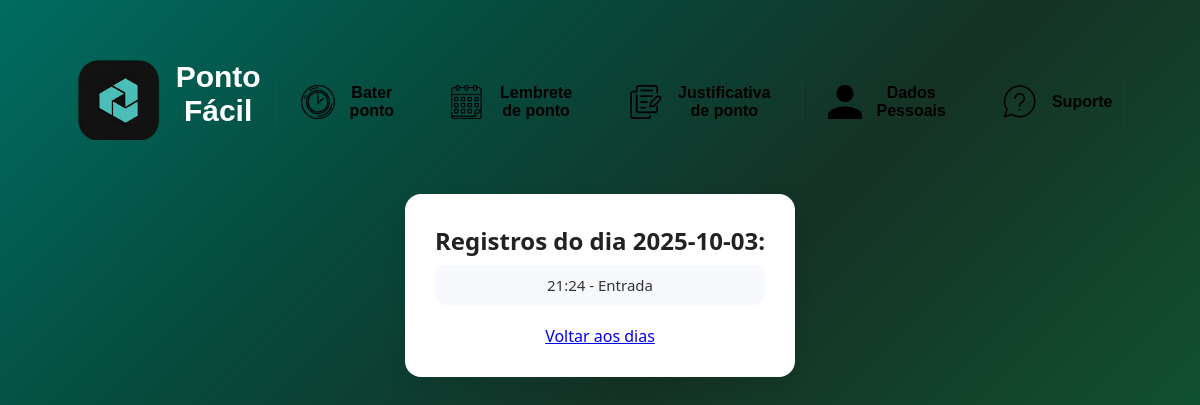
/pg_pontos_mensais/2025-10/2025-10-03 (signed in), run on an earlier commit of the app's database.
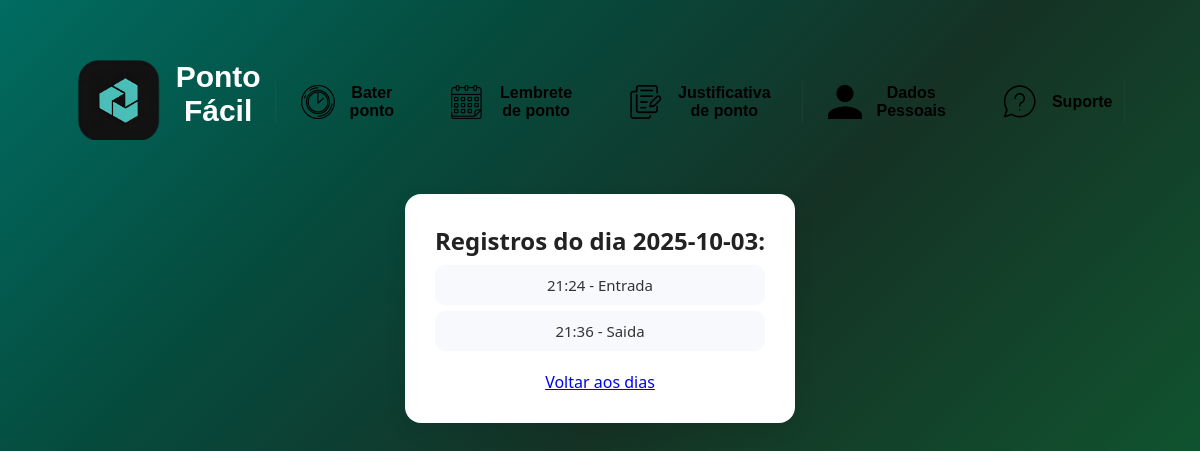
And on a later commit of the database.
### tables this page shows
CREATE TABLE pontos (
    id INTEGER PRIMARY KEY AUTOINCREMENT,
    matricula TEXT,
    data DATE,
    hora TEXT,
    tipo TEXT, -- "entrada", "saida", "intervalo_inicio", "intervalo_fim"
    FOREIGN KEY(matricula) REFERENCES user(matricula)
);

### app.py (the view)
@app.route("/pg_pontos_mensais/<mes>/<dia>")
def pontos_dia(mes, dia):
    matricula = session.get("matricula")
    if not matricula:
        return redirect(url_for("pg_login"))
    conn = conectar()
    cursor = conn.cursor()
    cursor.execute("""
        SELECT hora, tipo
        FROM pontos
        WHERE matricula = ? AND data = ?
        ORDER BY id
    """, (matricula, dia))
    pontos = cursor.fetchall()
    conn.close()
    return render_template("pg_pontos_dia.html", dia=dia, pontos=pontos)

### app.py (called while the page is built)
def conectar():
    return sqlite3.connect(DB_FILE)

### templates/pg_pontos_dia.html (shortened to what this page needs)
<!DOCTYPE html>
<html lang="pt-br">
<head>
    <link rel="stylesheet" href="{{ url_for('static', filename='css.css') }}">
</head>
<body>
<header>
    <a href="{{ url_for('pg_inicial') }}"><img class="logo" src="{{ url_for('static', filename='images/Captura_de_tela_2025-08-21_194917-removebg-preview (1).png') }}" alt="Logo Ponto Fácil"></a>
    <h1>Ponto Fácil</h1>
    <a class="link" href="{{ url_for('pg_mrc_ponto') }}"><img class="icon" src="{{ url_for('static', filename='images/mcr_ponto.png') }}" alt="">Bater ponto</a>
    <a class="link" href="{{ url_for('pg_lembrete') }}"><img class="icon" src="{{ url_for('static', filename='images/lembrete.png') }}" alt="">Lembrete de ponto</a>
    <a class="link" href="{{ url_for('pg_justificativa') }}"><img class="icon" src="{{ url_for('static', filename='images/justificativa.png') }}" alt="">Justificativa de ponto</a>
    <a class="link" href="{{ url_for('pg_dados_pessoais') }}"><img class="icon" src="{{ url_for('static', filename='images/usuario.png') }}" alt="">Dados Pessoais</a>
    <a class="link" href="{{ url_for('pg_suporte') }}"><img class="icon" src="{{ url_for('static', filename='images/suporte.png') }}" alt="">Suporte</a>
</header>
<main class="main_ponto">
<div class="ponto-container">
    <h2 class="ponto-title">Registros do dia {{ dia }}:</h2>
    <ul class="ponto-list">
        {% for p in pontos %}
            <li>{{ p[0] }} - {{ p[1]|capitalize }}</li>
        {% else %}
            <li class="empty">Nenhum ponto registrado neste dia.</li>
        {% endfor %}
    </ul>
    <a href="{{ url_for('pontos_mes', mes=dia[:7]) }}" class="btn-voltar">Voltar aos dias</a>
</div>
</main>
</body>
</html>

### static/css.css (style rules this page uses)
body { font-family: 'inter', sans-serif; background: linear-gradient(135deg, #016c62 0%, #054c3e 25%, #153225 50%, #114d2d 75%, #0b6735 100% ); min-height: 100vh; display: flex; flex-direction: column; align-items: center; }
.main_ponto { margin-top: 0px; padding: 0px; }
.logo { width: 100px; height: auto; }
header { display: flex; flex-direction: row; justify-content: center; gap: 1px; padding: 10px; border-radius: 0px; width: 80%; max-width: 600px; gap: 10px; }
.link { background: linear-gradient(135deg, #00b894); color: rgb(0, 0, 0); border: none; border-radius: 12px; padding: 6px 12px; font-size: 16px; font-weight: bold; cursor: pointer; transition: all 0.3s ease; box-shadow: 0px 4px 10px rgba(230, 226, 226, 0.2); text-decoration: none; display: flex; flex-direction: row; margin: 5px; border-radius: 0; clip-path: polygon(10% 0, 90% 0, 100% 20%, 100% 80%, 90% 100%, 10% 100%, 0 80%, 0 20%); align-items: center; }
.icon { width: 60px; height: 60px; object-fit: contain; margin-right: 2px; }
h1 { font-size: 30px; font-weight: bold; color: #ffffff; }
* { margin: 0; padding: 0; box-sizing: border-box; }
.logo { width: 95px; height: 80px; object-fit: contain; }
div { margin: 10px }
* { box-sizing: border-box; }
body { font-family: Arial, sans-serif; text-align: center; margin-top: 50px; }
.ponto-container { max-width: 600px; margin: 40px auto; background: #ffffff; padding: 30px; border-radius: 16px; box-shadow: 0 8px 20px rgba(0,0,0,0.08); font-family: "Segoe UI", Roboto, sans-serif; animation: fadeIn 0.6s ease-in-out; }
.ponto-title { font-size: 24px; font-weight: 700; color: #222; margin-bottom: 8px; }
.ponto-list { list-style: none; padding: 0; margin: 0 0 20px 0; }
.ponto-list li { background: #f7f9fc; margin: 6px 0; padding: 10px 14px; border-radius: 10px; font-size: 15px; color: #333; transition: transform 0.2s; }

What changed in the data, as far as the page shows it:
added pontos: hora "21:36", tipo "Saida"
